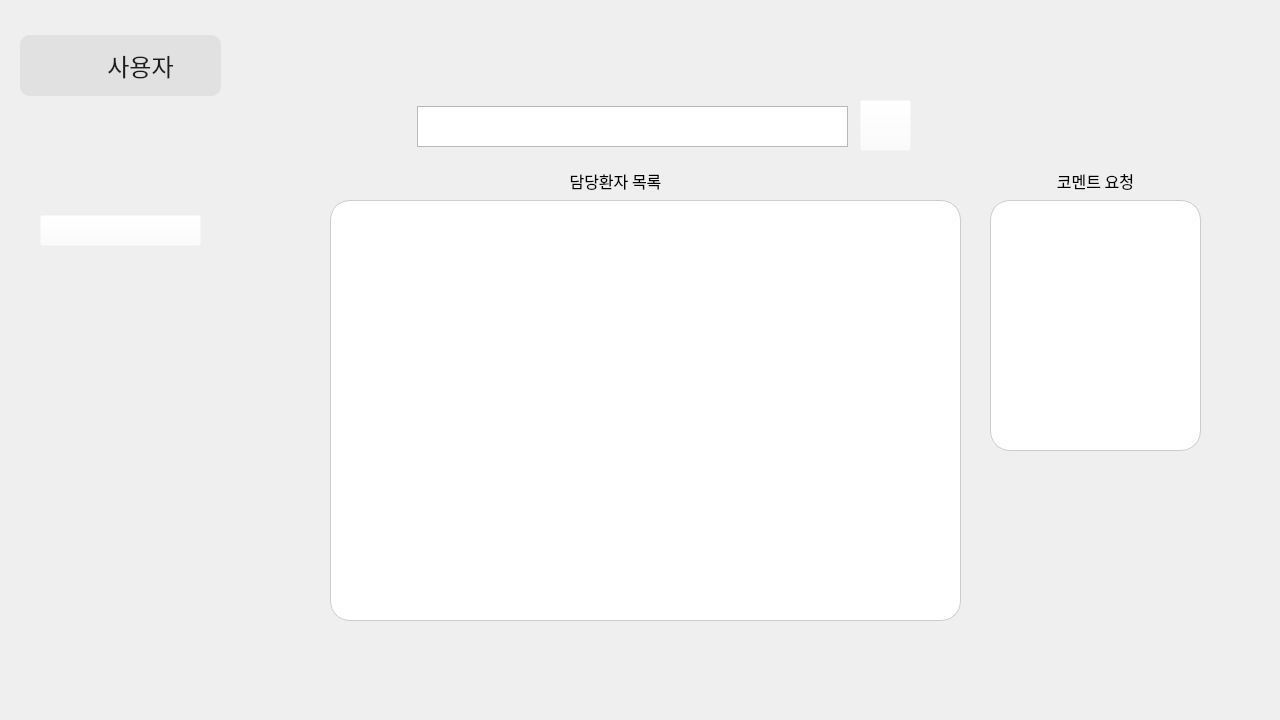
<?xml version="1.0" encoding="UTF-8"?>
<ui version="4.0">
 <class>MainWindow</class>
 <widget class="QMainWindow" name="MainWindow">
  <property name="geometry">
   <rect>
    <x>0</x>
    <y>0</y>
    <width>1280</width>
    <height>720</height>
   </rect>
  </property>
  <property name="windowTitle">
   <string>MainWindow</string>
  </property>
  <widget class="QWidget" name="centralwidget">
   <widget class="QPushButton" name="home_button">
    <property name="geometry">
     <rect>
      <x>40</x>
      <y>215</y>
      <width>161</width>
      <height>31</height>
     </rect>
    </property>
    <property name="styleSheet">
     <string notr="true">background-color: rgba(255, 255, 255, 0);</string>
    </property>
    <property name="text">
     <string/>
    </property>
    <property name="icon">
     <iconset>
      <normaloff>images/home.png</normaloff>images/home.png</iconset>
    </property>
    <property name="iconSize">
     <size>
      <width>190</width>
      <height>50</height>
     </size>
    </property>
   </widget>
   <widget class="QLabel" name="user_image_label">
    <property name="geometry">
     <rect>
      <x>40</x>
      <y>45</y>
      <width>41</width>
      <height>41</height>
     </rect>
    </property>
    <property name="styleSheet">
     <string notr="true">background-color: rgba(255, 255, 255, 0);</string>
    </property>
    <property name="text">
     <string/>
    </property>
    <property name="pixmap">
     <pixmap>images/user (1).png</pixmap>
    </property>
    <property name="scaledContents">
     <bool>true</bool>
    </property>
   </widget>
   <widget class="QLabel" name="fix_label_image">
    <property name="geometry">
     <rect>
      <x>55</x>
      <y>70</y>
      <width>41</width>
      <height>41</height>
     </rect>
    </property>
    <property name="styleSheet">
     <string notr="true">background-color: rgba(255, 255, 255, 0);</string>
    </property>
    <property name="text">
     <string/>
    </property>
    <property name="pixmap">
     <pixmap>balance/images/user (1).png</pixmap>
    </property>
    <property name="scaledContents">
     <bool>true</bool>
    </property>
   </widget>
   <widget class="QLabel" name="user_label">
    <property name="geometry">
     <rect>
      <x>100</x>
      <y>50</y>
      <width>81</width>
      <height>31</height>
     </rect>
    </property>
    <property name="font">
     <font>
      <family>Noto Sans KR Medium</family>
      <pointsize>18</pointsize>
      <weight>50</weight>
      <bold>false</bold>
     </font>
    </property>
    <property name="styleSheet">
     <string notr="true">background-color: rgba(255, 255, 255, 0);</string>
    </property>
    <property name="text">
     <string>사용자</string>
    </property>
    <property name="alignment">
     <set>Qt::AlignCenter</set>
    </property>
   </widget>
   <widget class="QLabel" name="fix_label_back">
    <property name="geometry">
     <rect>
      <x>-30</x>
      <y>-5</y>
      <width>1201</width>
      <height>720</height>
     </rect>
    </property>
    <property name="text">
     <string/>
    </property>
    <property name="pixmap">
     <pixmap>images/background (2).png</pixmap>
    </property>
    <property name="scaledContents">
     <bool>true</bool>
    </property>
   </widget>
   <widget class="QLabel" name="fix_label">
    <property name="geometry">
     <rect>
      <x>20</x>
      <y>35</y>
      <width>201</width>
      <height>61</height>
     </rect>
    </property>
    <property name="styleSheet">
     <string notr="true">border-radius:10px;
background-color: rgba(157, 157, 157, 45)</string>
    </property>
    <property name="text">
     <string/>
    </property>
   </widget>
   <widget class="QTextEdit" name="textEdit">
    <property name="geometry">
     <rect>
      <x>417</x>
      <y>106</y>
      <width>431</width>
      <height>41</height>
     </rect>
    </property>
   </widget>
   <widget class="QPushButton" name="search_button">
    <property name="geometry">
     <rect>
      <x>860</x>
      <y>100</y>
      <width>51</width>
      <height>51</height>
     </rect>
    </property>
    <property name="styleSheet">
     <string notr="true">background-color: rgba(255, 255, 255, 0);</string>
    </property>
    <property name="text">
     <string/>
    </property>
    <property name="icon">
     <iconset>
      <normaloff>images/search.png</normaloff>images/search.png</iconset>
    </property>
    <property name="iconSize">
     <size>
      <width>190</width>
      <height>50</height>
     </size>
    </property>
    <property name="autoRepeat">
     <bool>false</bool>
    </property>
    <property name="autoExclusive">
     <bool>false</bool>
    </property>
   </widget>
   <widget class="QGroupBox" name="groupBox_2">
    <property name="geometry">
     <rect>
      <x>330</x>
      <y>200</y>
      <width>631</width>
      <height>421</height>
     </rect>
    </property>
    <property name="styleSheet">
     <string notr="true">border-radius:20px;
background-color: rgb(255,255,255);
border:1px solid rgb(204, 204, 204);</string>
    </property>
    <property name="title">
     <string/>
    </property>
    <widget class="QListView" name="doctor_list">
     <property name="geometry">
      <rect>
       <x>40</x>
       <y>30</y>
       <width>561</width>
       <height>351</height>
      </rect>
     </property>
     <property name="styleSheet">
      <string notr="true">background: transparent; /* 배경을 투명하게 설정 */
border: none; /* 테두리를 없애기 */
</string>
     </property>
    </widget>
   </widget>
   <widget class="QGroupBox" name="groupBox_3">
    <property name="geometry">
     <rect>
      <x>990</x>
      <y>200</y>
      <width>211</width>
      <height>251</height>
     </rect>
    </property>
    <property name="styleSheet">
     <string notr="true">border-radius:20px;
background-color: rgb(255,255,255);
border:1px solid rgb(204, 204, 204);</string>
    </property>
    <property name="title">
     <string/>
    </property>
    <widget class="QListView" name="yet_comment_list">
     <property name="geometry">
      <rect>
       <x>30</x>
       <y>20</y>
       <width>161</width>
       <height>201</height>
      </rect>
     </property>
     <property name="styleSheet">
      <string notr="true">background: transparent; /* 배경을 투명하게 설정 */
border: none; /* 테두리를 없애기 */
</string>
     </property>
    </widget>
   </widget>
   <widget class="QLabel" name="fix_title_label">
    <property name="geometry">
     <rect>
      <x>550</x>
      <y>160</y>
      <width>131</width>
      <height>41</height>
     </rect>
    </property>
    <property name="font">
     <font>
      <family>Noto Sans KR Medium</family>
      <pointsize>12</pointsize>
     </font>
    </property>
    <property name="text">
     <string>담당환자 목록</string>
    </property>
    <property name="alignment">
     <set>Qt::AlignCenter</set>
    </property>
   </widget>
   <widget class="QLabel" name="fix_title_label_2">
    <property name="geometry">
     <rect>
      <x>1030</x>
      <y>160</y>
      <width>131</width>
      <height>41</height>
     </rect>
    </property>
    <property name="font">
     <font>
      <family>Noto Sans KR Medium</family>
      <pointsize>12</pointsize>
     </font>
    </property>
    <property name="text">
     <string>코멘트 요청</string>
    </property>
    <property name="alignment">
     <set>Qt::AlignCenter</set>
    </property>
   </widget>
   <zorder>fix_label_back</zorder>
   <zorder>home_button</zorder>
   <zorder>user_image_label</zorder>
   <zorder>user_label</zorder>
   <zorder>fix_label</zorder>
   <zorder>textEdit</zorder>
   <zorder>search_button</zorder>
   <zorder>groupBox_2</zorder>
   <zorder>groupBox_3</zorder>
   <zorder>fix_label_image</zorder>
   <zorder>fix_title_label</zorder>
   <zorder>fix_title_label_2</zorder>
  </widget>
 </widget>
 <resources/>
 <connections/>
</ui>
